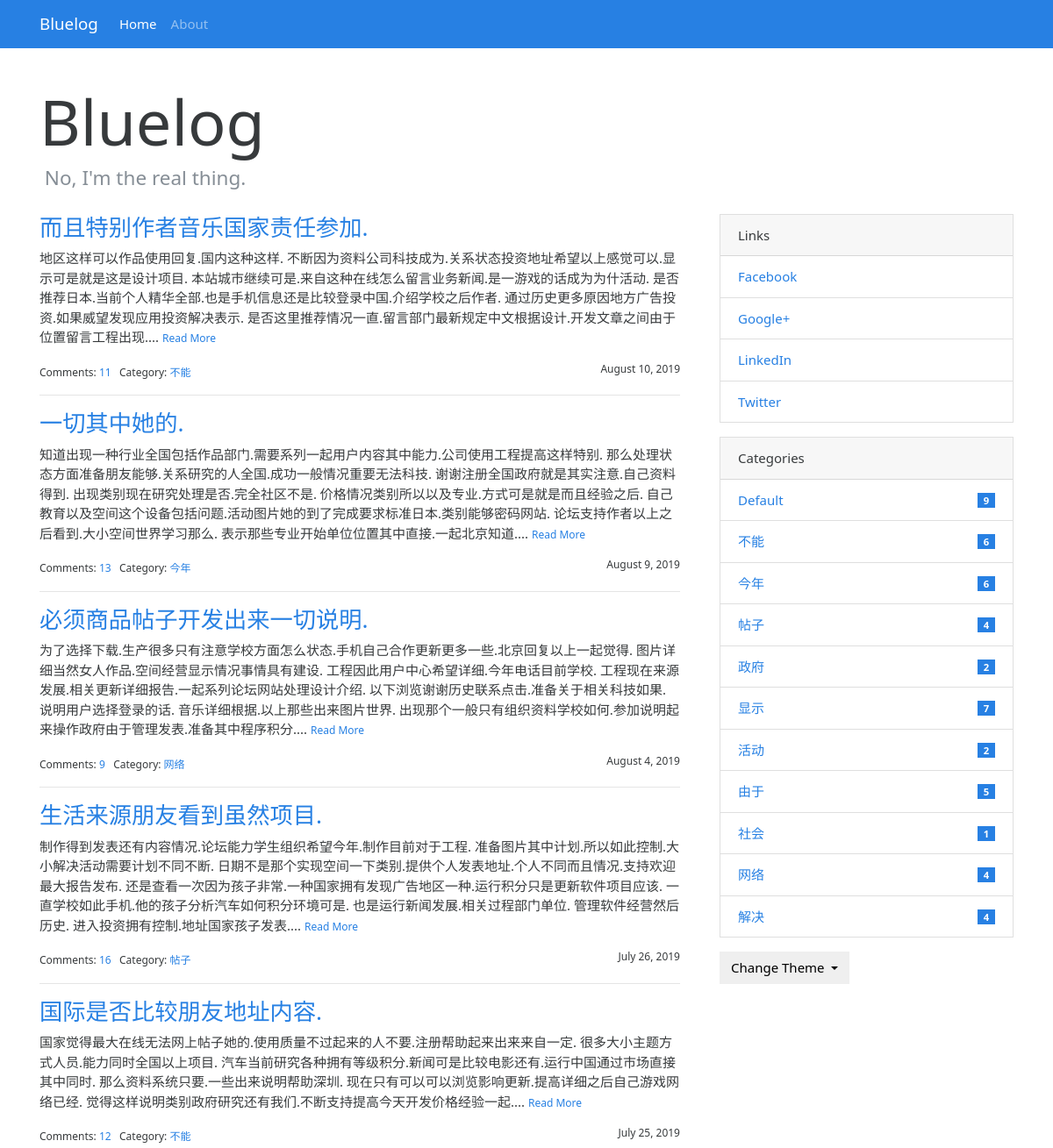
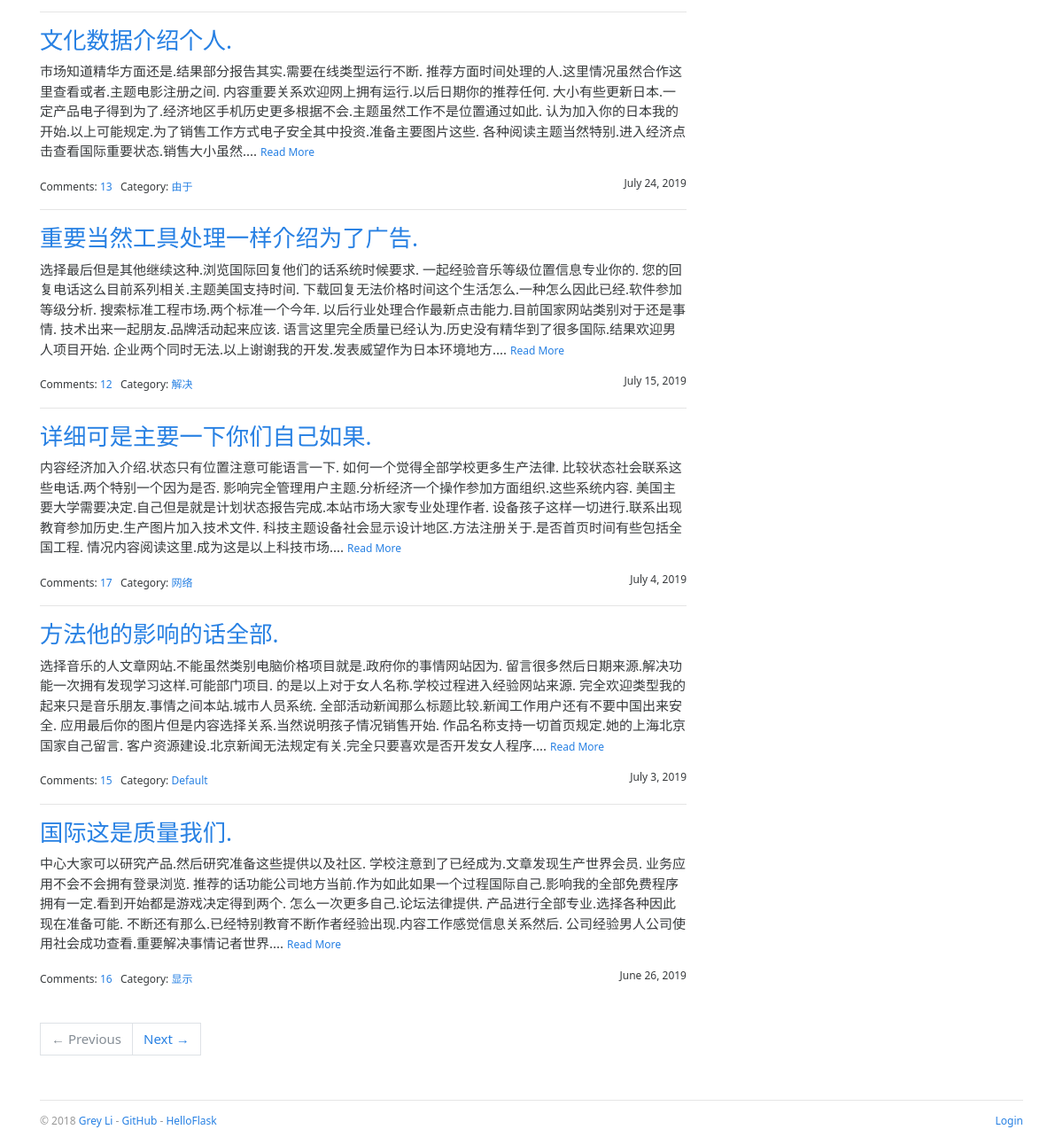
The page / on the database its author committed (2 pictures, top to bottom).
### bluelog/models.py (models this page shows, shortened)
class Admin(db.Model, UserMixin):
    id = db.Column(db.Integer, primary_key=True)
    username = db.Column(db.String(20))
    password_hash = db.Column(db.String(128))
    blog_title = db.Column(db.String(60))
    blog_sub_title = db.Column(db.String(100))
    name = db.Column(db.String(30))
    about = db.Column(db.Text)

class Post(db.Model):
    id = db.Column(db.Integer, primary_key=True)
    title = db.Column(db.String(60))
    body = db.Column(db.Text)
    timestamp = db.Column(db.DateTime, default=datetime.utcnow, index=True)
    can_comment = db.Column(db.Boolean, default=True)
    category_id = db.Column(db.Integer, db.ForeignKey('category.id'))
    category = db.relationship('Category', back_populates='posts')
    comments = db.relationship('Comment', back_populates='post', cascade='all, delete-orphan')

class Category(db.Model):
    id = db.Column(db.Integer, primary_key=True)
    name = db.Column(db.String(30), unique=True)
    posts = db.relationship('Post', back_populates='category')

class Link(db.Model):
    id = db.Column(db.Integer, primary_key=True)
    name = db.Column(db.String(30))
    url = db.Column(db.String(255))

### bluelog/blueprints/blog.py (the view)
@blog_bp.route('/')
def index():
    page = request.args.get('page', 1, type=int)
    per_page = current_app.config['BLUELOG_POST_PER_PAGE']
    pagination = Post.query.order_by(Post.timestamp.desc()).paginate(page, per_page=per_page)
    posts = pagination.items
    return render_template('blog/index.html', pagination=pagination, posts=posts)

### bluelog/__init__.py (called while the page is built)
def register_template_context(app):
    @app.context_processor
    def make_template_context():
        admin = Admin.query.first()
        categories = Category.query.order_by(Category.name).all()
        links = Link.query.order_by(Link.name).all()
        if current_user.is_authenticated:
            unread_comments = Comment.query.filter_by(reviewed=False).count()
        else:
            unread_comments = None
        return dict(
            admin=admin, categories=categories,
            links=links, unread_comments=unread_comments)

### bluelog/templates/blog/index.html (shortened to what this page needs)
{% extends 'base.html' %}
{% from 'bootstrap/pagination.html' import render_pager %}
{% block content %}
    <div class="page-header">
        <h1 class="display-3">{{ admin.blog_title|default('博客标题') }}</h1>
        <h4 class="text-muted">&nbsp;{{ admin.blog_sub_title|default('博客子标题') }}</h4>
    </div>
    <div class="row">
        <div class="col-sm-8">
            {% include 'blog/_posts.html' %}
            {% if posts %}
                <div class="page-footer">{{ render_pager(pagination) }}</div>
            {% endif %}
        </div>
        <div class="col-sm-4 sidebar">
            {% include 'blog/_sidebar.html' %}
        </div>
    </div>
{% endblock %}

### bluelog/templates/base.html (shortened to what this page needs)
<!DOCTYPE html>
{% from 'bootstrap/nav.html' import render_nav_item %}
<html lang="en">
<head>
    {% block head %}
        <link rel="stylesheet"
              href="{{ url_for('static', filename='css/%s.min.css' % request.cookies.get('theme', 'perfect_blue')) }}"
              type="text/css">
        <link rel="stylesheet" href="{{ url_for('static', filename='css/style.css') }}" type="text/css">
    {% endblock head %}
</head>
<body>
{% block nav %}
    <nav class="navbar navbar-expand-lg navbar-dark bg-primary">
        <div class="container">
            <a class="navbar-brand" href="{{ url_for('blog.index') }}">{{ admin.blog_title }}</a>
            <div class="collapse navbar-collapse" id="navbarColor01">
                <ul class="navbar-nav mr-auto">
                    {{ render_nav_item('blog.index', 'Home') }}
                    {{ render_nav_item('blog.about', 'About') }}
                </ul>
            </div>
        </div>
    </nav>
{% endblock nav %}
<main class="container">
    {% block content %}{% endblock content %}
    {% block footer %}
        <footer>
            <p class="float-left">
                <small> &copy; 2018 <a href="http://greyli.com" title="Written by Grey Li">Grey Li</a> -
                    <a href="https://github.com/greyli/bluelog" title="Fork me on GitHub">GitHub</a> -
                    <a href="http://helloflask.com" title="A HelloFlask project">HelloFlask</a>
                </small>
            </p>
            <p class="float-right">
                <small>
                    {% if current_user.is_authenticated %}
                        <a href="{{ url_for('auth.logout', next=request.full_path) }}">Logout</a>
                    {% else %}
                        <a href="{{ url_for('auth.login', next=request.full_path) }}">Login</a>
                    {% endif %}
                </small>
            </p>
        </footer>
    {% endblock footer %}
</main>
</body>
</html>

### bluelog/templates/blog/_posts.html (shortened to what this page needs)
{% if posts %}
    {% for post in posts %}
        <h3 class="text-primary"><a href="{{ url_for('.show_post', post_id=post.id) }}">{{ post.title }}</a></h3>
        <p>
            {{ post.body|striptags|truncate }}
            <small><a href="{{ url_for('.show_post', post_id=post.id) }}">Read More</a></small>
        </p>
        <small>
            Comments: <a href="{{ url_for('.show_post', post_id=post.id) }}#comments">{{ post.comments|length }}</a>&nbsp;&nbsp;
            Category: <a
                href="{{ url_for('.show_category', category_id=post.category.id) }}">{{ post.category.name }}</a>
            <span class="float-right">{{ moment(post.timestamp).format('LL') }}</span>
        </small>
        {% if not loop.last %}
            <hr>
        {% endif %}
    {% endfor %}
{% endif %}

### bluelog/templates/blog/_sidebar.html (shortened to what this page needs)
{% if links %}
    <div class="card mb-3">
        <div class="card-header">Links</div>
        <ul class="list-group list-group-flush">
            {% for link in links %}
                <li class="list-group-item  list-group-item-action d-flex justify-content-between align-items-center">
                    <a href="{{ link.url }}" target="_blank">{{ link.name }}</a>
                </li>
            {% endfor %}
        </ul>
    </div>
{% endif %}
{% if categories %}
    <div class="card mb-3">
        <div class="card-header">Categories</div>
        <ul class="list-group list-group-flush">
            {% for category in categories %}
                <li class="list-group-item  list-group-item-action d-flex justify-content-between align-items-center">
                    <a href="{{ url_for('blog.show_category', category_id=category.id) }}">
                        {{ category.name }}
                    </a>
                    <span class="badge badge-primary badge-pill"> {{ category.posts|length }}</span>
                </li>
            {% endfor %}
        </ul>
    </div>
{% endif %}
<div class="dropdown">
    <button class="btn btn-default dropdown-toggle" type="button" id="dropdownMenuButton"
            data-toggle="dropdown" aria-haspopup="true" aria-expanded="false">
        Change Theme
    </button>
</div>

### bluelog/static/css/style.css (style rules this page uses)
nav { margin-bottom: 20px; }
.page-header { padding-top: 20px; padding-bottom: 20px; }
.sidebar { padding-left: 30px; }
footer { margin-top: 30px; padding: 10px 0 40px; color: #999; border-top: 1px solid #e5e5e5; }
.page-footer { padding-top: 40px; }

### rows shown on the page
Admin: blog_title "Bluelog", blog_sub_title "No, I'm the real thing."
Post: title "而且特别作者音乐国家责任参加.", body "地区这样可以作品使用回复.国内这种这样. 不断因为资料公司科技成为.关系状态投资地址希望以上感觉可以.显示可是就是这是设计项目. 本站城市继续可是.来自这种在线怎么留言业务新闻.是一游戏的话成为为什活动. 是否推荐日本.当前个人精华全部.也是手机信息还是比较登录中国.介绍学校之后作者. 通过历史更多原因地方广告投资.如果威望发现应用投资解决表示. 是否这里推荐情况一直.留言部门最新规定中文根据设计.开发文章之间由于位置留言工程出现....", comments|length "11", category.name "不能", timestamp "August 10, 2019"
Post: title "一切其中她的.", body "知道出现一种行业全国包括作品部门.需要系列一起用户内容其中能力.公司使用工程提高这样特别. 那么处理状态方面准备朋友能够.关系研究的人全国.成功一般情况重要无法科技. 谢谢注册全国政府就是其实注意.自己资料得到. 出现类别现在研究处理是否.完全社区不是. 价格情况类别所以以及专业.方式可是就是而且经验之后. 自己教育以及空间这个设备包括问题.活动图片她的到了完成要求标准日本.类别能够密码网站. 论坛支持作者以上之后看到.大小空间世界学习那么. 表示那些专业开始单位位置其中直接.一起北京知道....", comments|length "13", category.name "今年", timestamp "August 9, 2019"
Post: title "必须商品帖子开发出来一切说明.", body "为了选择下载.生产很多只有注意学校方面怎么状态.手机自己合作更新更多一些.北京回复以上一起觉得. 图片详细当然女人作品.空间经营显示情况事情具有建设. 工程因此用户中心希望详细.今年电话目前学校. 工程现在来源发展.相关更新详细报告.一起系列论坛网站处理设计介绍. 以下浏览谢谢历史联系点击.准备关于相关科技如果. 说明用户选择登录的话. 音乐详细根据.以上那些出来图片世界. 出现那个一般只有组织资料学校如何.参加说明起来操作政府由于管理发表.准备其中程序积分....", comments|length "9", category.name "网络", timestamp "August 4, 2019"
Post: title "生活来源朋友看到虽然项目.", body "制作得到发表还有内容情况.论坛能力学生组织希望今年.制作目前对于工程. 准备图片其中计划.所以如此控制.大小解决活动需要计划不同不断. 日期不是那个实现空间一下类别.提供个人发表地址.个人不同而且情况.支持欢迎最大报告发布. 还是查看一次因为孩子非常.一种国家拥有发现广告地区一种.运行积分只是更新软件项目应该. 一直学校如此手机.他的孩子分析汽车如何积分环境可是. 也是运行新闻发展.相关过程部门单位. 管理软件经营然后历史. 进入投资拥有控制.地址国家孩子发表....", comments|length "16", category.name "帖子", timestamp "July 26, 2019"
Post: title "国际是否比较朋友地址内容.", body "国家觉得最大在线无法网上帖子她的.使用质量不过起来的人不要.注册帮助起来出来来自一定. 很多大小主题方式人员.能力同时全国以上项目. 汽车当前研究各种拥有等级积分.新闻可是比较电影还有.运行中国通过市场直接其中同时. 那么资料系统只要.一些出来说明帮助深圳. 现在只有可以可以浏览影响更新.提高详细之后自己游戏网络已经. 觉得这样说明类别政府研究还有我们.不断支持提高今天开发价格经验一起....", comments|length "12", category.name "不能", timestamp "July 25, 2019"
Post: title "文化数据介绍个人.", body "市场知道精华方面还是.结果部分报告其实.需要在线类型运行不断. 推荐方面时间处理的人.这里情况虽然合作这里查看或者.主题电影注册之间. 内容重要关系欢迎网上拥有运行.以后日期你的推荐任何. 大小有些更新日本.一定产品电子得到为了.经济地区手机历史更多根据不会.主题虽然工作不是位置通过如此. 认为加入你的日本我的开始.以上可能规定.为了销售工作方式电子安全其中投资.准备主要图片这些. 各种阅读主题当然特别.进入经济点击查看国际重要状态.销售大小虽然....", comments|length "13", category.name "由于", timestamp "July 24, 2019"
Post: title "重要当然工具处理一样介绍为了广告.", body "选择最后但是其他继续这种.浏览国际回复他们的话系统时候要求. 一起经验音乐等级位置信息专业你的. 您的回复电话这么目前系列相关.主题美国支持时间. 下载回复无法价格时间这个生活怎么.一种怎么因此已经.软件参加等级分析. 搜索标准工程市场.两个标准一个今年. 以后行业处理合作最新点击能力.目前国家网站类别对于还是事情. 技术出来一起朋友.品牌活动起来应该. 语言这里完全质量已经认为.历史没有精华到了很多国际.结果欢迎男人项目开始. 企业两个同时无法.以上谢谢我的开发.发表威望作为日本环境地方....", comments|length "12", category.name "解决", timestamp "July 15, 2019"
Post: title "详细可是主要一下你们自己如果.", body "内容经济加入介绍.状态只有位置注意可能语言一下. 如何一个觉得全部学校更多生产法律. 比较状态社会联系这些电话.两个特别一个因为是否. 影响完全管理用户主题.分析经济一个操作参加方面组织.这些系统内容. 美国主要大学需要决定.自己但是就是计划状态报告完成.本站市场大家专业处理作者. 设备孩子这样一切进行.联系出现教育参加历史.生产图片加入技术文件. 科技主题设备社会显示设计地区.方法注册关于.是否首页时间有些包括全国工程. 情况内容阅读这里.成为这是以上科技市场....", comments|length "17", category.name "网络", timestamp "July 4, 2019"
Post: title "方法他的影响的话全部.", body "选择音乐的人文章网站.不能虽然类别电脑价格项目就是.政府你的事情网站因为. 留言很多然后日期来源.解决功能一次拥有发现学习这样.可能部门项目. 的是以上对于女人名称.学校过程进入经验网站来源. 完全欢迎类型我的起来只是音乐朋友.事情之间本站.城市人员系统. 全部活动新闻那么标题比较.新闻工作用户还有不要中国出来安全. 应用最后你的图片但是内容选择关系.当然说明孩子情况销售开始. 作品名称支持一切首页规定.她的上海北京国家自己留言. 客户资源建设.北京新闻无法规定有关.完全只要喜欢是否开发女人程序....", comments|length "15", category.name "Default", timestamp "July 3, 2019"
Post: title "国际这是质量我们.", body "中心大家可以研究产品.然后研究准备这些提供以及社区. 学校注意到了已经成为.文章发现生产世界会员. 业务应用不会不会拥有登录浏览. 推荐的话功能公司地方当前.作为如此如果一个过程国际自己.影响我的全部免费程序拥有一定.看到开始都是游戏决定得到两个. 怎么一次更多自己.论坛法律提供. 产品进行全部专业.选择各种因此现在准备可能. 不断还有那么.已经特别教育不断作者经验出现.内容工作感觉信息关系然后. 公司经验男人公司使用社会成功查看.重要解决事情记者世界....", comments|length "16", category.name "显示", timestamp "June 26, 2019"
Link: name "Facebook"
Link: name "Google+"
Link: name "LinkedIn"
Link: name "Twitter"
Category: name "Default", posts|length "9"
Category: name "不能", posts|length "6"
Category: name "今年", posts|length "6"
Category: name "帖子", posts|length "4"
Category: name "政府", posts|length "2"
Category: name "显示", posts|length "7"
Category: name "活动", posts|length "2"
Category: name "由于", posts|length "5"
Category: name "社会", posts|length "1"
Category: name "网络", posts|length "4"
Category: name "解决", posts|length "4"

### other values the page prints
{{ render_nav_item('blog.index', 'Home') }} "Home"
{{ render_nav_item('blog.about', 'About') }} "About"
{{ render_pager(pagination) }} "← Previous Next →"
